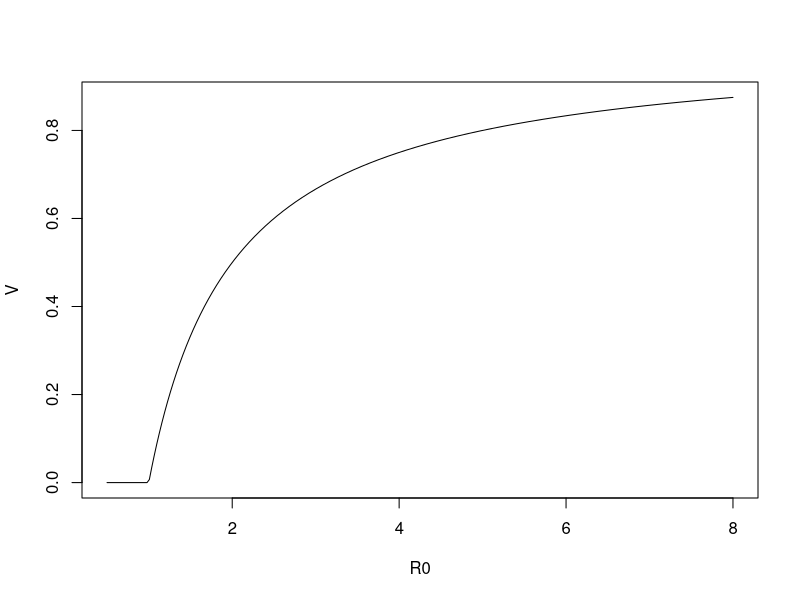

R code for this plot:
logR0 <- seq(log(0.5), log(8), length.out=100)
R0 <- exp(logR0)
V <- 1-1/R0
V <- ifelse(V<0, 0, V)
plot(R0, V, type="l")
